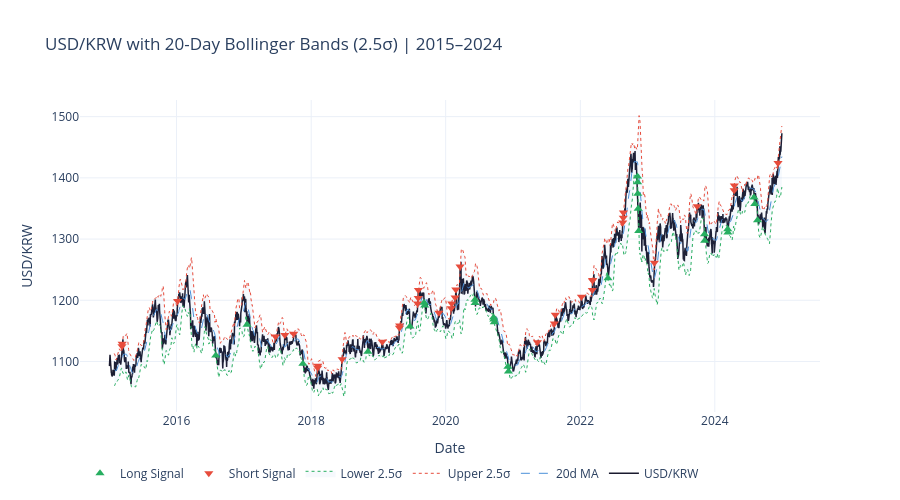

Notebook source saved alongside this figure:
### Markdown cell above
## 3. Signal Chart

The chart below shows USD/KRW price with Bollinger Bands overlaid. Red dots mark short signal triggers (price above upper band); blue dots mark long signal triggers (price below lower band).

### Code cell
# ── Bollinger Bands ──────────────────────────────────────────────────────────
data['ma']    = data['price'].rolling(BB_WINDOW).mean()
data['std']   = data['price'].rolling(BB_WINDOW).std()
data['upper'] = data['ma'] + BB_STD * data['std']
data['lower'] = data['ma'] - BB_STD * data['std']

# ── Signal flags ────────────────────────────────────────────────────────────
data['signal_short'] = data['price'] > data['upper']   # short USD/KRW
data['signal_long']  = data['price'] < data['lower']   # long  USD/KRW

short_signals = data[data['signal_short']]
long_signals  = data[data['signal_long']]

# ── Plot ────────────────────────────────────────────────────────────────────
fig = go.Figure()

fig.add_trace(go.Scatter(x=data.index, y=data['price'],
    name='USD/KRW', line=dict(color='#1a1a2e', width=1.5)))
fig.add_trace(go.Scatter(x=data.index, y=data['ma'],
    name='20d MA', line=dict(color='#4a90d9', width=1, dash='dash')))
fig.add_trace(go.Scatter(x=data.index, y=data['upper'],
    name=f'Upper {BB_STD}σ', line=dict(color='#e74c3c', width=1, dash='dot')))
fig.add_trace(go.Scatter(x=data.index, y=data['lower'],
    name=f'Lower {BB_STD}σ', line=dict(color='#27ae60', width=1, dash='dot'),
    fill='tonexty', fillcolor='rgba(74,144,217,0.05)'))
fig.add_trace(go.Scatter(x=short_signals.index, y=short_signals['price'],
    mode='markers', name='Short Signal',
    marker=dict(color='#e74c3c', size=8, symbol='triangle-down')))
fig.add_trace(go.Scatter(x=long_signals.index, y=long_signals['price'],
    mode='markers', name='Long Signal',
    marker=dict(color='#27ae60', size=8, symbol='triangle-up')))

fig.update_layout(
    title=f'USD/KRW with {BB_WINDOW}-Day Bollinger Bands ({BB_STD}σ) | 2015–2024',
    xaxis_title='Date', yaxis_title='USD/KRW',
    template='plotly_white', height=500,
    legend=dict(orientation='h', y=-0.15)
)
fig.show()

### Figure 1 — Plotly figure (JSON) as saved in the notebook; plotly's stock layout.template omitted (floating-point values rounded to 4 significant figures; data arrays with more than 128 entries replaced by an {"elided": "..."} marker saying what was removed)
{"data": [{"line": {"color": "#1a1a2e", "width": 1.5}, "name": "USD/KRW", "type": "scatter", "x": {"elided": "2605 str values"}, "y": {"elided": "2605 float values"}}, {"line": {"color": "#4a90d9", "dash": "dash", "width": 1}, "name": "20d MA", "type": "scatter", "x": {"elided": "2605 str values"}, "y": {"elided": "2605 float values"}}, {"line": {"color": "#e74c3c", "dash": "dot", "width": 1}, "name": "Upper 2.5σ", "type": "scatter", "x": {"elided": "2605 str values"}, "y": {"elided": "2605 float values"}}, {"fill": "tonexty", "fillcolor": "rgba(74,144,217,0.05)", "line": {"color": "#27ae60", "dash": "dot", "width": 1}, "name": "Lower 2.5σ", "type": "scatter", "x": {"elided": "2605 str values"}, "y": {"elided": "2605 float values"}}, {"marker": {"color": "#e74c3c", "size": 8, "symbol": "triangle-down"}, "mode": "markers", "name": "Short Signal", "type": "scatter", "x": ["2015-03-11T00:00:00.000000000", "2015-03-12T00:00:00.000000000", "2016-01-07T00:00:00.000000000", "2017-06-21T00:00:00.000000000", "2017-08-11T00:00:00.000000000", "2017-09-28T00:00:00.000000000", "2018-02-05T00:00:00.000000000", "2018-02-06T00:00:00.000000000", "2018-06-18T00:00:00.000000000", "2019-01-22T00:00:00.000000000", "2019-04-25T00:00:00.000000000", "2019-04-26T00:00:00.000000000", "2019-08-02T00:00:00.000000000", "2019-08-05T00:00:00.000000000", "2019-08-06T00:00:00.000000000", "2019-11-25T00:00:00.000000000", "2020-01-31T00:00:00.000000000", "2020-02-03T00:00:00.000000000", "2020-02-21T00:00:00.000000000", "2020-02-25T00:00:00.000000000", "2020-03-19T00:00:00.000000000", "2021-05-13T00:00:00.000000000", "2021-08-13T00:00:00.000000000", "2021-08-18T00:00:00.000000000", "2022-01-07T00:00:00.000000000", "2022-03-07T00:00:00.000000000", "2022-03-08T00:00:00.000000000", "2022-03-09T00:00:00.000000000", "2022-08-19T00:00:00.000000000", "2022-08-22T00:00:00.000000000", "2022-08-23T00:00:00.000000000", "2023-02-07T00:00:00.000000000", "2023-09-27T00:00:00.000000000", "2024-04-15T00:00:00.000000000", "2024-04-16T00:00:00.000000000", "2024-12-09T00:00:00.000000000"], "y": [1125.0, 1129.0, 1199.0, 1141.0, 1144.0, 1145.0, 1090.0, 1093.0, 1104.0, 1132.0, 1155.0, 1159.0, 1195.0, 1204.0, 1217.0, 1179.0, 1187.0, 1195.0, 1204.0, 1218.0, 1255.0, 1132.0, 1162.0, 1176.0, 1206.0, 1217.0, 1232.0, 1233.0, 1327.0, 1335.0, 1343.0, 1261.0, 1354.0, 1380.0, 1388.0, 1424.0]}, {"marker": {"color": "#27ae60", "size": 8, "symbol": "triangle-up"}, "mode": "markers", "name": "Long Signal", "type": "scatter", "x": ["2016-08-01T00:00:00.000000000", "2017-01-18T00:00:00.000000000", "2017-11-17T00:00:00.000000000", "2018-11-05T00:00:00.000000000", "2019-06-21T00:00:00.000000000", "2019-09-06T00:00:00.000000000", "2019-09-09T00:00:00.000000000", "2020-06-08T00:00:00.000000000", "2020-06-09T00:00:00.000000000", "2020-09-17T00:00:00.000000000", "2020-09-18T00:00:00.000000000", "2020-09-21T00:00:00.000000000", "2020-12-04T00:00:00.000000000", "2020-12-07T00:00:00.000000000", "2022-05-31T00:00:00.000000000", "2022-11-07T00:00:00.000000000", "2022-11-08T00:00:00.000000000", "2022-11-09T00:00:00.000000000", "2022-11-11T00:00:00.000000000", "2022-11-14T00:00:00.000000000", "2023-11-06T00:00:00.000000000", "2023-11-07T00:00:00.000000000", "2024-03-11T00:00:00.000000000", "2024-03-12T00:00:00.000000000", "2024-08-01T00:00:00.000000000", "2024-08-05T00:00:00.000000000", "2024-08-20T00:00:00.000000000"], "y": [1110.0, 1160.0, 1096.0, 1116.0, 1157.0, 1196.0, 1192.0, 1201.0, 1196.0, 1172.0, 1169.0, 1164.0, 1091.0, 1084.0, 1236.0, 1402.0, 1393.0, 1374.0, 1349.0, 1313.0, 1308.0, 1297.0, 1316.0, 1311.0, 1368.0, 1357.0, 1331.0]}], "layout": {"height": 500, "legend": {"orientation": "h", "y": -0.15}, "title": {"text": "USD/KRW with 20-Day Bollinger Bands (2.5σ) | 2015–2024"}, "xaxis": {"title": {"text": "Date"}}, "yaxis": {"title": {"text": "USD/KRW"}}}}
